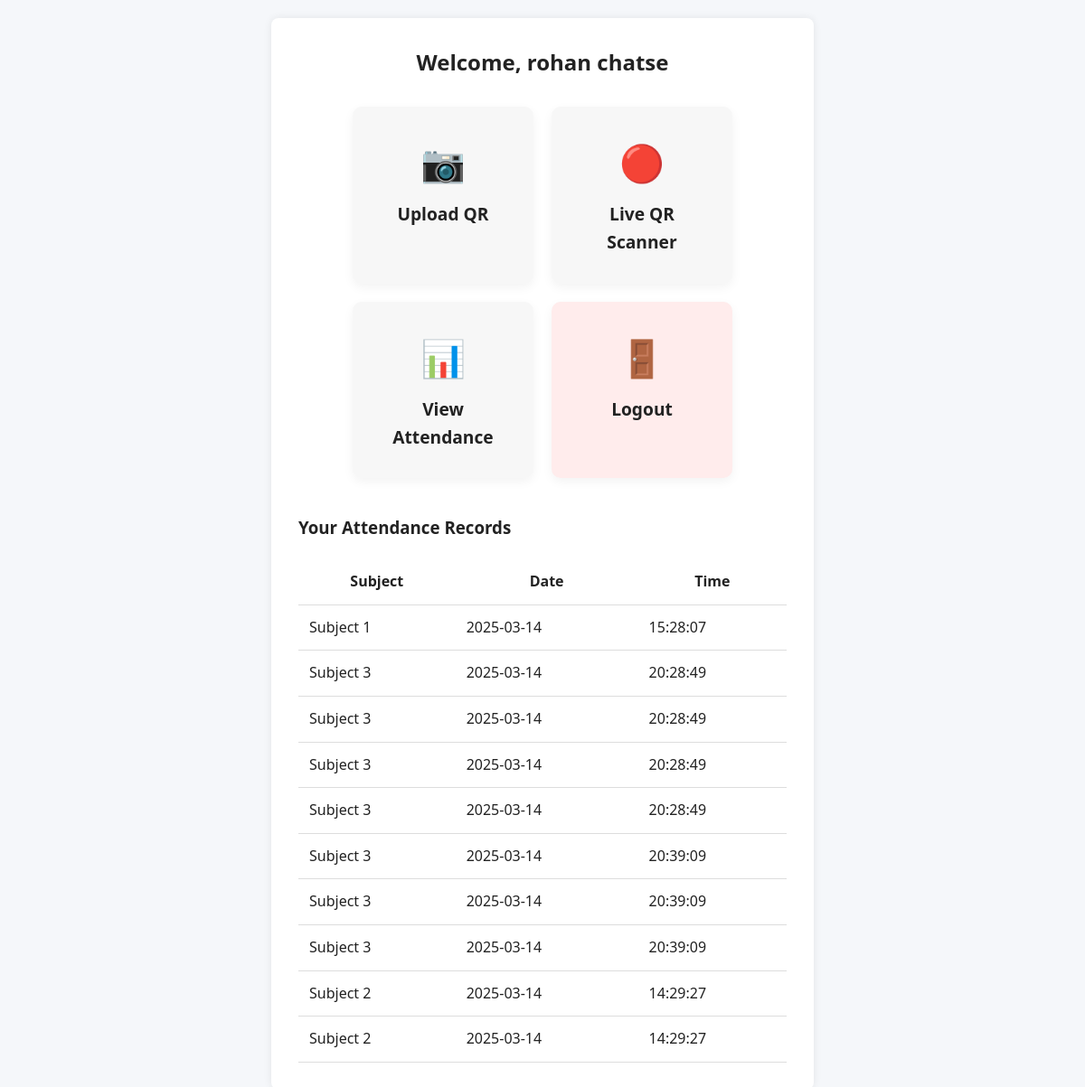
Page /student/dashboard (signed in) on the earlier database version.
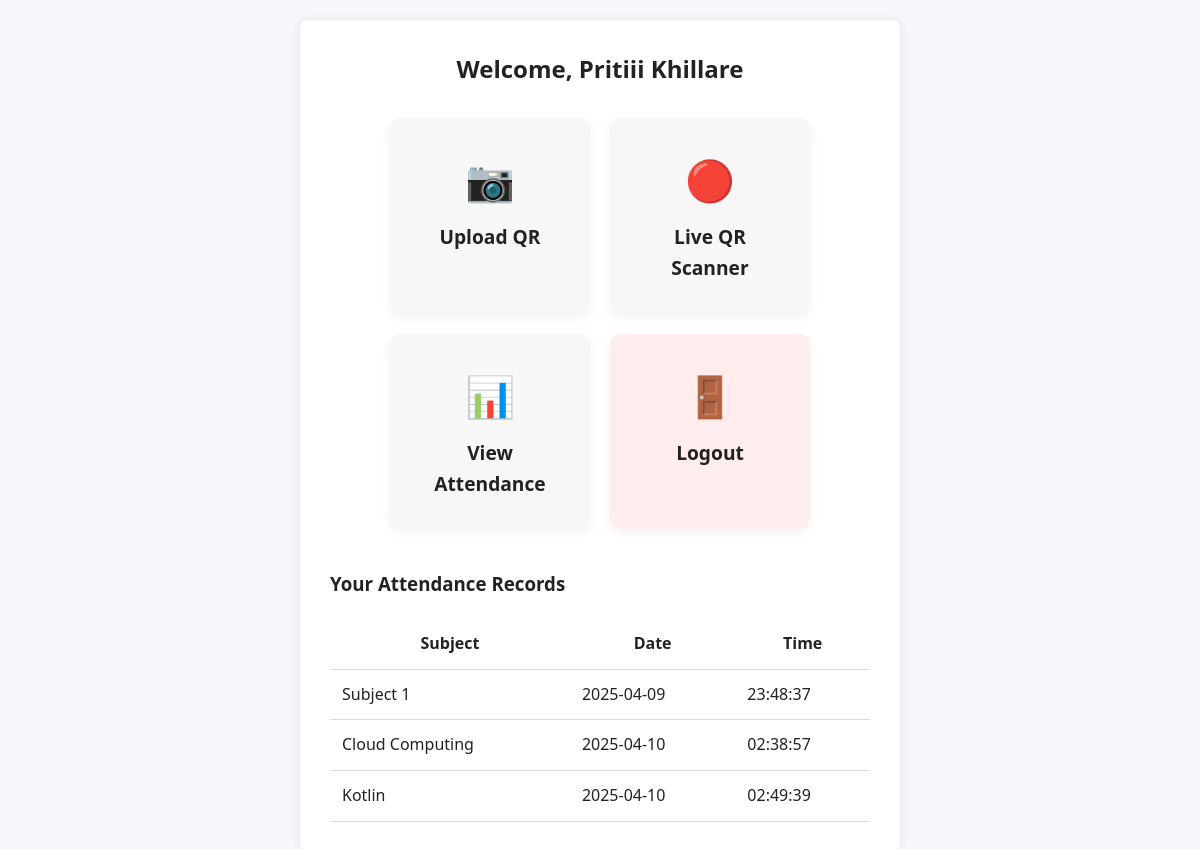
Same page on the later database version.
### tables this page shows
CREATE TABLE attendance (
                    id INTEGER PRIMARY KEY AUTOINCREMENT,
                    student_id INTEGER,
                    class TEXT,
                    subject TEXT,
                    date TEXT,
                    time TEXT,
                    FOREIGN KEY(student_id) REFERENCES students(id)
                );

### app.py (the view)
@app.route('/student/dashboard')
def student_dashboard():
    if session.get('role') != 'student':
        return redirect(url_for('login'))
    student_id = session.get('user_id')
    student_name = session.get('user_name')
    conn = sqlite3.connect('database/attendance.db')
    cursor = conn.cursor()
    cursor.execute("SELECT subject, date, time FROM attendance WHERE student_id = ?", (student_id,))
    attendance_records = cursor.fetchall()
    conn.close()
    return render_template('student_dashboard.html', student_name=student_name, attendance_records=attendance_records)

### templates/student_dashboard.html (shortened to what this page needs)
<!DOCTYPE html>
<html lang="en">
<head>
  <link rel="stylesheet" href="{{ url_for('static', filename='css/style.css') }}">
</head>
<body>
  <div class="container">
    <h2>Welcome, {{ session['username'] }}</h2>
    <div class="card-container" style="margin-top: 30px;">
      <a href="{{ url_for('mark_attendance') }}" class="card">
        <div class="card-icon">📷</div>
        <div class="card-title">Upload QR</div>
      </a>
      <a href="{{ url_for('mark_attendance_live') }}" class="card">
        <div class="card-icon">🔴</div>
        <div class="card-title">Live QR Scanner</div>
      </a>
      <a href="{{ url_for('student_view_attendance') }}" class="card">
        <div class="card-icon">📊</div>
        <div class="card-title">View Attendance</div>
      </a>
      <a href="{{ url_for('login') }}" class="card logout-card">
        <div class="card-icon">🚪</div>
        <div class="card-title">Logout</div>
      </a>
    </div>
    <h3 style="margin-top: 40px;">Your Attendance Records</h3>
    {% if attendance_records %}
    <table>
      <thead>
        <tr>
          <th>Subject</th>
          <th>Date</th>
          <th>Time</th>
        </tr>
      </thead>
      <tbody>
        {% for subject, date, time in attendance_records %}
        <tr>
          <td>{{ subject }}</td>
          <td>{{ date }}</td>
          <td>{{ time }}</td>
        </tr>
        {% endfor %}
      </tbody>
    </table>
    {% else %}
      <p>No attendance marked yet.</p>
    {% endif %}
  </div>
</body>
</html>

Differences in the rows shown:
no longer on this page (row edited): attendance: subject "Subject 3", date "2025-03-14", time "20:28:49"
no longer on this page (row edited): attendance: subject "Subject 3", date "2025-03-14", time "20:28:49"
no longer on this page (row edited): attendance: subject "Subject 3", date "2025-03-14", time "20:39:09"
removed attendance: subject "Subject 3", date "2025-03-14", time "20:39:09"
removed attendance: subject "Subject 3", date "2025-03-14", time "20:39:09"
removed attendance: subject "Subject 2", date "2025-03-14", time "14:29:27"
removed attendance: subject "Subject 2", date "2025-03-14", time "14:29:27"
changed attendance "Subject 1": date "2025-03-14" → "2025-04-09"; time "15:28:07" → "23:48:37"
changed attendance: subject "Subject 3" → "Cloud Computing"; date "2025-03-14" → "2025-04-10"; time "20:28:49" → "02:38:57"
changed attendance: subject "Subject 3" → "Kotlin"; date "2025-03-14" → "2025-04-10"; time "20:28:49" → "02:49:39"
Other differences:
{{ session['username'] }}: "rohan chatse" → "Pritiii Khillare"
